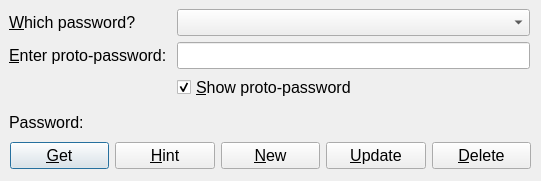
<?xml version="1.0" encoding="UTF-8"?>
<ui version="4.0">
 <class>main_form</class>
 <widget class="QDialog" name="main_form">
  <property name="geometry">
   <rect>
    <x>0</x>
    <y>0</y>
    <width>541</width>
    <height>181</height>
   </rect>
  </property>
  <property name="sizePolicy">
   <sizepolicy hsizetype="MinimumExpanding" vsizetype="MinimumExpanding">
    <horstretch>0</horstretch>
    <verstretch>0</verstretch>
   </sizepolicy>
  </property>
  <property name="font">
   <font>
    <pointsize>12</pointsize>
   </font>
  </property>
  <property name="windowTitle">
   <string>KeyMaster - Password Manager</string>
  </property>
  <widget class="QWidget" name="horizontalLayoutWidget">
   <property name="geometry">
    <rect>
     <x>10</x>
     <y>140</y>
     <width>521</width>
     <height>31</height>
    </rect>
   </property>
   <layout class="QHBoxLayout" name="button_layout">
    <property name="sizeConstraint">
     <enum>QLayout::SetMinimumSize</enum>
    </property>
    <item>
     <widget class="QPushButton" name="button_get">
      <property name="text">
       <string>&amp;Get</string>
      </property>
     </widget>
    </item>
    <item>
     <widget class="QPushButton" name="button_hint">
      <property name="text">
       <string>&amp;Hint</string>
      </property>
     </widget>
    </item>
    <item>
     <widget class="QPushButton" name="button_new">
      <property name="text">
       <string>&amp;New</string>
      </property>
     </widget>
    </item>
    <item>
     <widget class="QPushButton" name="button_update">
      <property name="text">
       <string>&amp;Update</string>
      </property>
     </widget>
    </item>
    <item>
     <widget class="QPushButton" name="button_delete">
      <property name="text">
       <string>&amp;Delete</string>
      </property>
     </widget>
    </item>
   </layout>
  </widget>
  <widget class="QWidget" name="formLayoutWidget">
   <property name="geometry">
    <rect>
     <x>9</x>
     <y>9</y>
     <width>521</width>
     <height>131</height>
    </rect>
   </property>
   <layout class="QFormLayout" name="main_layout">
    <item row="0" column="0">
     <widget class="QLabel" name="label_which_password">
      <property name="text">
       <string>&amp;Which password? </string>
      </property>
      <property name="textFormat">
       <enum>Qt::AutoText</enum>
      </property>
      <property name="buddy">
       <cstring>combobox_password_nicknames</cstring>
      </property>
     </widget>
    </item>
    <item row="0" column="1">
     <widget class="QComboBox" name="combobox_password_nicknames">
      <property name="sizePolicy">
       <sizepolicy hsizetype="MinimumExpanding" vsizetype="Fixed">
        <horstretch>0</horstretch>
        <verstretch>0</verstretch>
       </sizepolicy>
      </property>
      <property name="toolTip">
       <string>Please select a password</string>
      </property>
     </widget>
    </item>
    <item row="1" column="0">
     <widget class="QLabel" name="label_enter_proto">
      <property name="text">
       <string>&amp;Enter proto-password: </string>
      </property>
      <property name="buddy">
       <cstring>lineedit_enter_proto</cstring>
      </property>
     </widget>
    </item>
    <item row="1" column="1">
     <widget class="QLineEdit" name="lineedit_enter_proto">
      <property name="sizePolicy">
       <sizepolicy hsizetype="MinimumExpanding" vsizetype="Fixed">
        <horstretch>0</horstretch>
        <verstretch>0</verstretch>
       </sizepolicy>
      </property>
     </widget>
    </item>
    <item row="2" column="1">
     <widget class="QCheckBox" name="checkbox_show_password">
      <property name="text">
       <string>&amp;Show proto-password</string>
      </property>
      <property name="checked">
       <bool>true</bool>
      </property>
     </widget>
    </item>
    <item row="3" column="0">
     <widget class="QLabel" name="label_resp_header">
      <property name="font">
       <font>
        <pointsize>12</pointsize>
       </font>
      </property>
      <property name="text">
       <string>Password:</string>
      </property>
     </widget>
    </item>
    <item row="3" column="1">
     <widget class="QLabel" name="label_resp_body">
      <property name="sizePolicy">
       <sizepolicy hsizetype="Expanding" vsizetype="MinimumExpanding">
        <horstretch>0</horstretch>
        <verstretch>0</verstretch>
       </sizepolicy>
      </property>
      <property name="font">
       <font>
        <pointsize>12</pointsize>
       </font>
      </property>
      <property name="frameShape">
       <enum>QFrame::NoFrame</enum>
      </property>
      <property name="text">
       <string/>
      </property>
     </widget>
    </item>
   </layout>
  </widget>
 </widget>
 <resources/>
 <connections/>
</ui>
